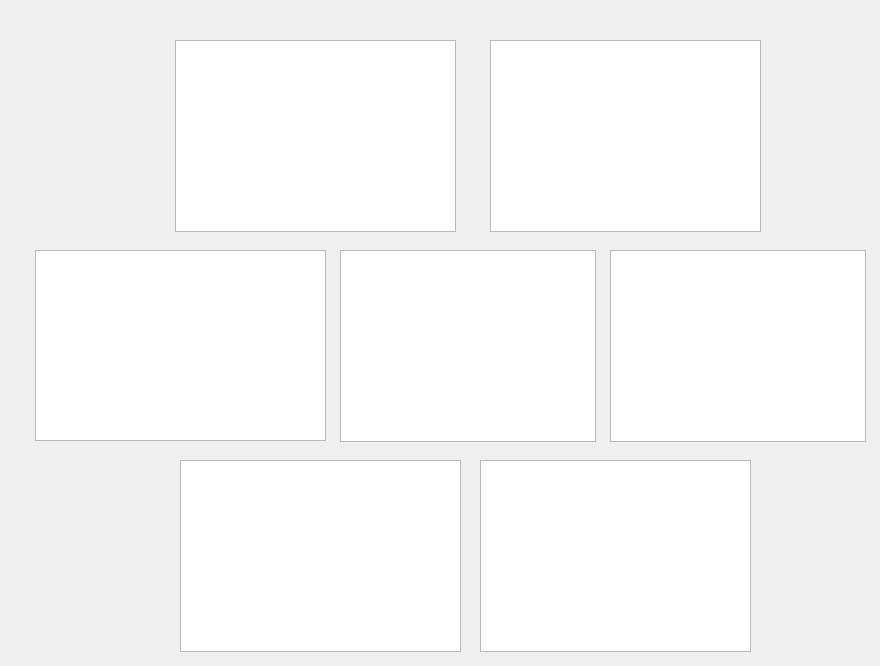
<?xml version="1.0" encoding="UTF-8"?>
<ui version="4.0">
 <class>plot7</class>
 <widget class="QWidget" name="plot7">
  <property name="geometry">
   <rect>
    <x>0</x>
    <y>0</y>
    <width>880</width>
    <height>666</height>
   </rect>
  </property>
  <property name="windowTitle">
   <string>Form</string>
  </property>
  <widget class="QChartView" name="a1">
   <property name="geometry">
    <rect>
     <x>490</x>
     <y>40</y>
     <width>271</width>
     <height>192</height>
    </rect>
   </property>
  </widget>
  <widget class="QChartView" name="a2">
   <property name="geometry">
    <rect>
     <x>35</x>
     <y>250</y>
     <width>291</width>
     <height>191</height>
    </rect>
   </property>
  </widget>
  <widget class="QChartView" name="a3">
   <property name="geometry">
    <rect>
     <x>610</x>
     <y>250</y>
     <width>256</width>
     <height>192</height>
    </rect>
   </property>
  </widget>
  <widget class="QChartView" name="a4">
   <property name="geometry">
    <rect>
     <x>180</x>
     <y>460</y>
     <width>281</width>
     <height>192</height>
    </rect>
   </property>
  </widget>
  <widget class="QChartView" name="a5">
   <property name="geometry">
    <rect>
     <x>340</x>
     <y>250</y>
     <width>256</width>
     <height>192</height>
    </rect>
   </property>
  </widget>
  <widget class="QChartView" name="a6">
   <property name="geometry">
    <rect>
     <x>480</x>
     <y>460</y>
     <width>271</width>
     <height>192</height>
    </rect>
   </property>
  </widget>
  <widget class="QChartView" name="a7">
   <property name="geometry">
    <rect>
     <x>175</x>
     <y>40</y>
     <width>281</width>
     <height>192</height>
    </rect>
   </property>
  </widget>
 </widget>
 <customwidgets>
  <customwidget>
   <class>QChartView</class>
   <extends>QGraphicsView</extends>
   <header>QtCharts</header>
  </customwidget>
 </customwidgets>
 <resources/>
 <connections/>
</ui>
